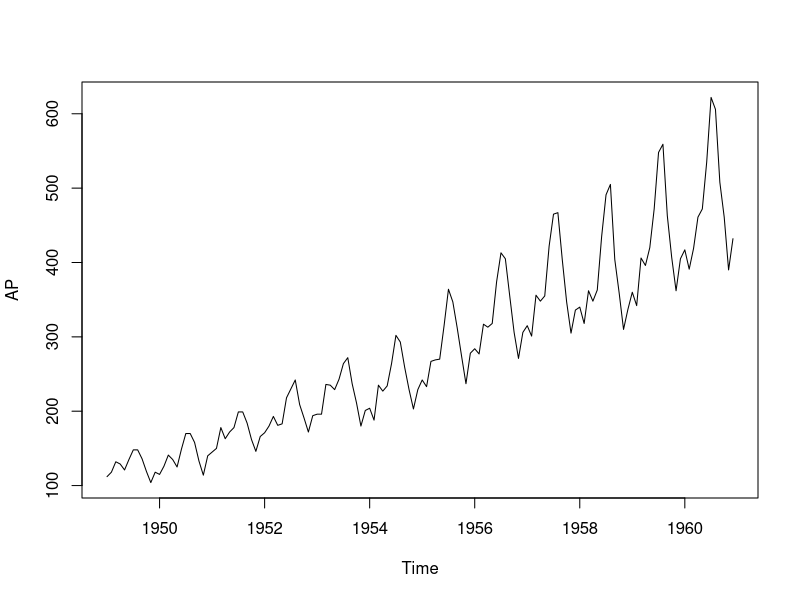
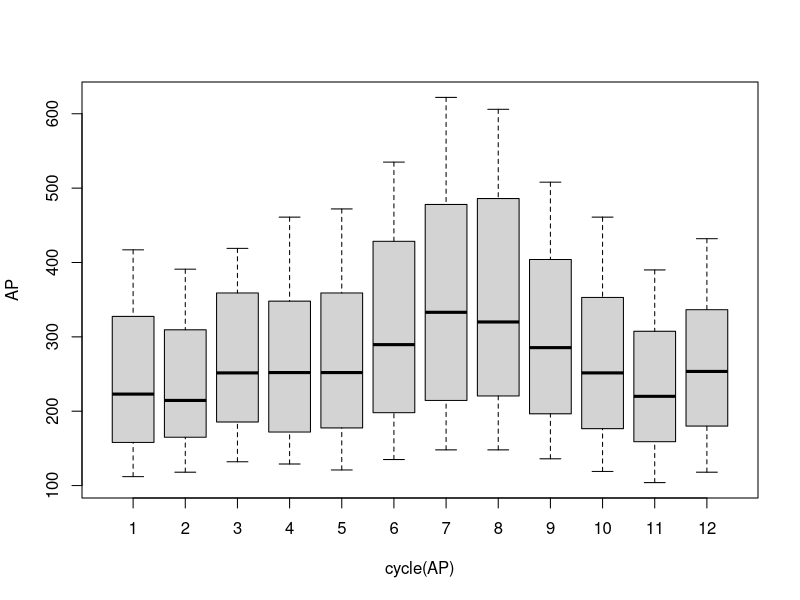
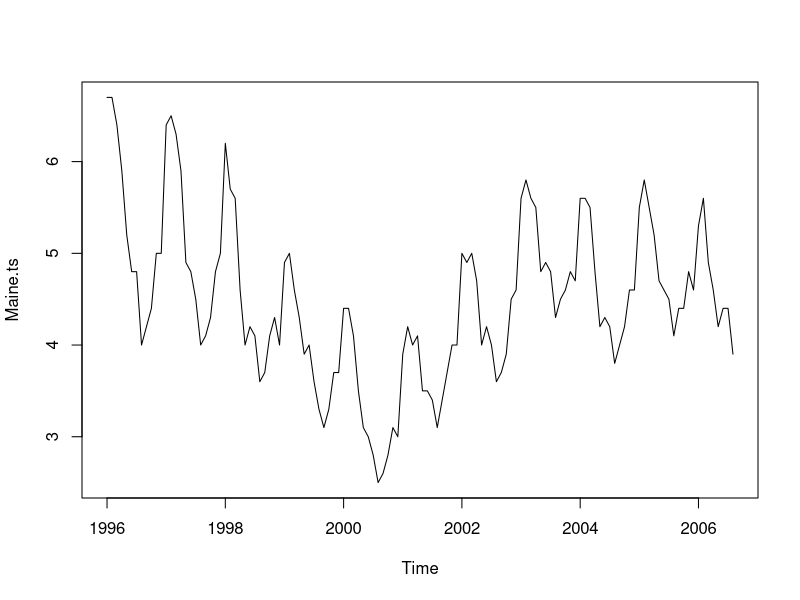
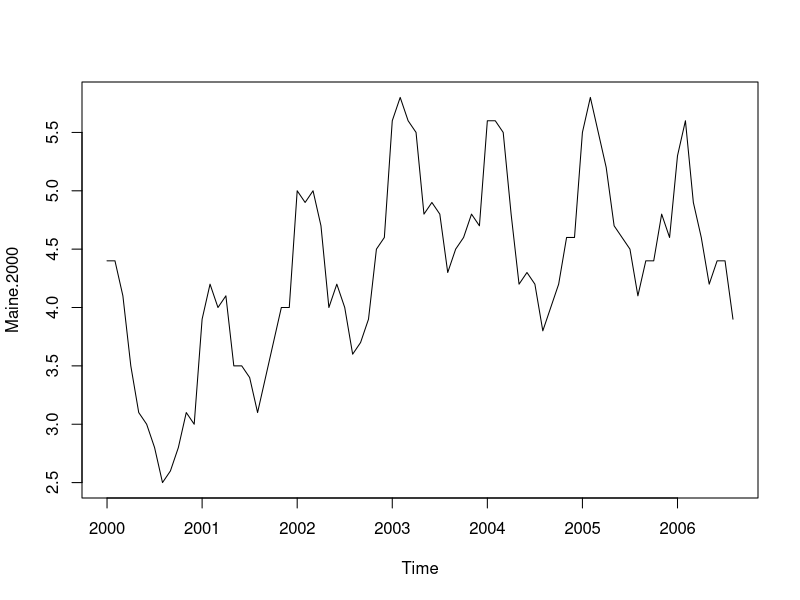
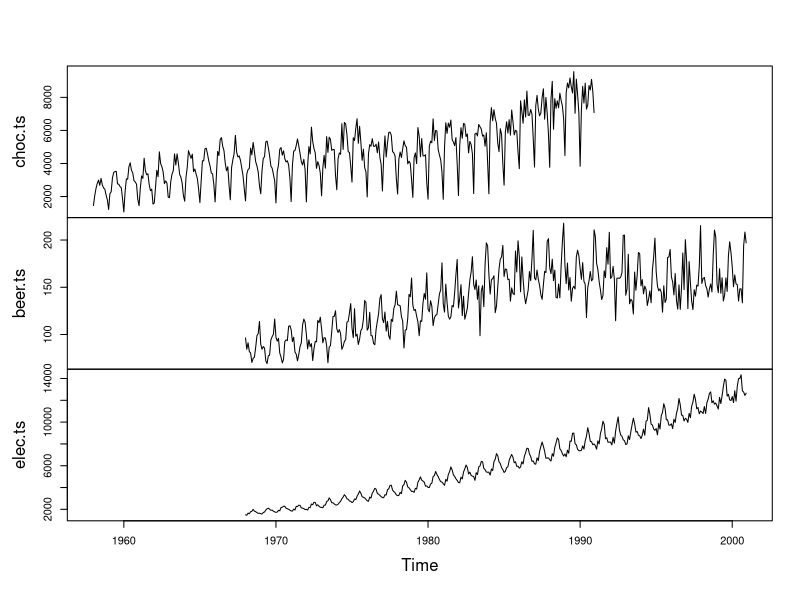
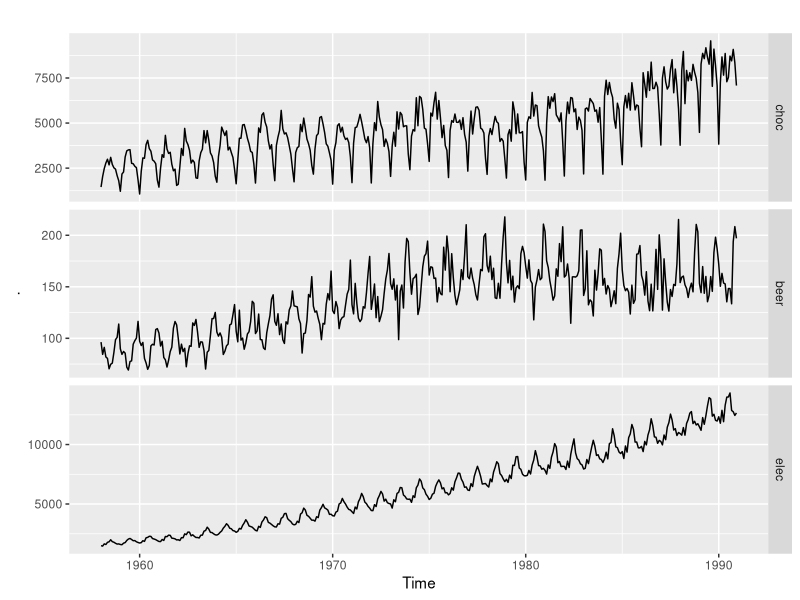
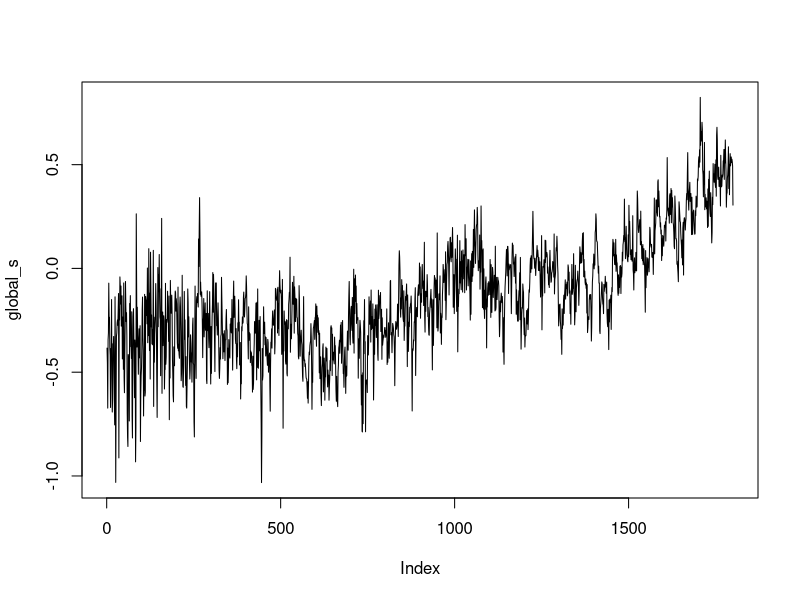
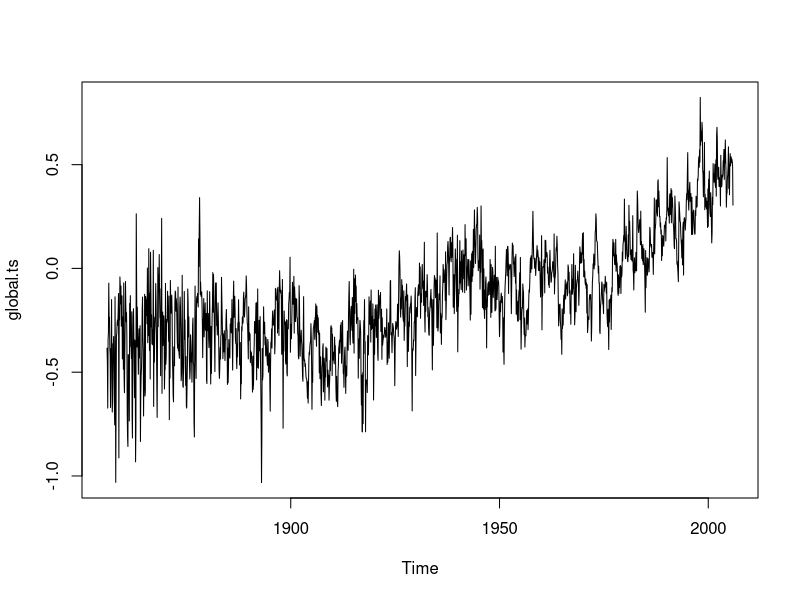

Generate these figures, in order, with R:
## ---- chunk 1
library(forecast)
library(tseries)

library(data.table)
library(tidyverse)
## ---- chunk 2
AP <- AirPassengers
AP
## ---- chunk 3
AP %>% glimpse()
## ---- chunk 4
class(AP) # ts 객체 (시계열 데이터를 처리하기 위한 속성)
## ---- chunk 5
start(AP); end(AP)
## ---- chunk 6
frequency(AP)
## ---- chunk 7
plot(AP)
## ---- chunk 8
cycle(AP)
## ---- chunk 9
boxplot(AP ~ cycle(AP))
## ---- chunk 10
library(tidyverse)
library(data.table)
library(ggplot2)
library(ggfortify)

## ---- chunk 11
Maine <- fread('./timeseries/Maine.txt')
Maine %>% head()

## ---- chunk 12
str(Maine)
## ---- chunk 13
class(Maine)
## ---- chunk 14
Maine.ts <- ts(Maine$unemploy, start = c(1996,1), frequency = 12)
class(Maine.ts)
## ---- chunk 15
plot(Maine.ts)
## ---- chunk 16
Maine.2000 <- window(Maine.ts, start = c(2000,1))
plot(Maine.2000)
## ---- chunk 17
cbe <- fread('./timeseries/cbe.txt')
cbe %>% head()
## ---- chunk 18
choc.ts <- ts(cbe$choc, start = 1958, freq=12)
beer.ts <- ts(cbe$beer, start = 1968, freq=12)
elec.ts <- ts(cbe$elec, start = 1968, freq=12)

plot(cbind(choc.ts, beer.ts, elec.ts), main='')
## ---- chunk 19
cbe %>% 
  ts(start = 1958, freq=12) %>% 
  autoplot(facets = T)
## ---- chunk 20
global <- fread('./timeseries/global.txt')
global %>% head()
## ---- chunk 21
global_s <- scan('./timeseries/global.txt')
global_s %>% head()
## ---- chunk 22
global_s %>% glimpse()
## ---- chunk 23
plot(global_s, type = 'l')
## ---- chunk 24
global.ts <- ts(global_s, start = c(1856, 1), freq = 12)
plot(global.ts, main='')
## ---- chunk 25
autoplot(global.ts)
## ---- chunk 26
new.time <- time(global.ts) # t+(i-1)/freq
plot(global.ts, main='')
abline(lm(global.ts~new.time), col = 'red')
## ---- chunk 27
global.ts %>% str()
## ---- chunk 28
#autoplot(global.ts) +
 # geom_smooth(method = 'lm')
